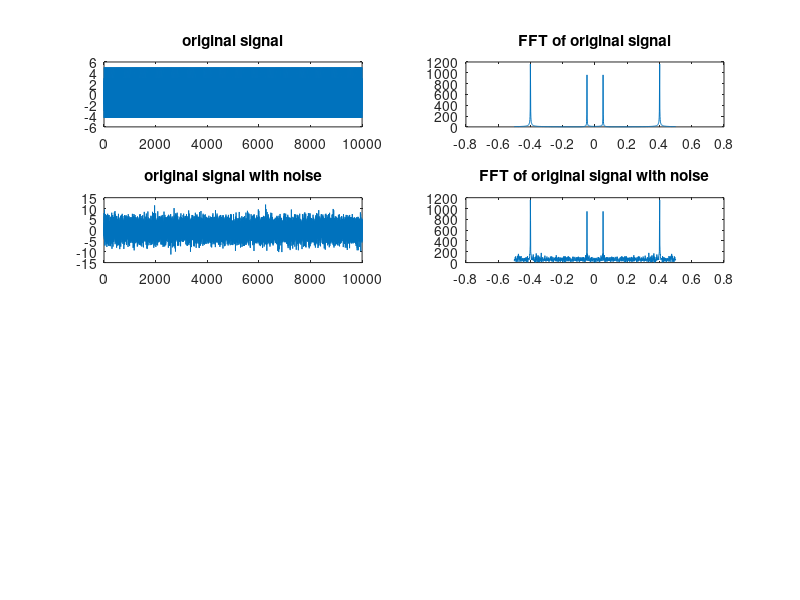

Recreate this plot in MATLAB. (Note: this script raises an error after producing the figure.)
clc
clear all
close all

t = 0: 1 : 10000;
figure('Name', 'Rectangular window');

x = 2* cos(0.1*pi*t) + 3*cos(0.8*pi*t);
noise = 2*randn(1,length(x));
x_noise = x + noise;
subplot(4,2,1);
plot(t,x);
title('original signal');


x1 = fftshift(abs(fft(x,1024)));
f = -1/2:1/1023:1/2;
subplot(4,2,2);
plot(f,x1);
title('FFT of original signal');

subplot(4,2,3);
plot(t,x_noise);
title('original signal with noise');

x1_noise = fftshift(abs(fft(x_noise,1024)));
f = -1/2:1/1023:1/2;
subplot(4,2,4);
plot(f,x1_noise);
title('FFT of original signal with noise');

snr(x,noise)

N = 8; %Number of samples 
n = 1:1:N;  
wc = 0.3*pi;
k = (N-1)/2;
hd = zeros(1,N);

for i = 1:N
    if i ==k
        hd(1,i) = wc/pi;
    else
        hd(1,i) = (sin(wc*(i-k)))/(pi*(i-k));
    end
end



%%%%%%%%%%%%rectangular window%%%%%%%%%%%%%%%%%%%%%%%
w_rect = ones(1,N);
h1 = hd.*w_rect;

y_rec = filtfilt(h1,1,x);
subplot(4,2,5);
plot(y_rec);
title('filtered signal');
axis([0 1000 -5 5])
y1_rec = fftshift(abs(fft(y_rec,1024)));
f = -1/2:1/1023:1/2;
subplot(4,2,6);
plot(f,y1_rec);
title('FFT of filtered signal');

y_noise_rec = filtfilt(h1,1,x_noise);
subplot(4,2,7);
plot(t,y_noise_rec);
title('filtered signal with noise');
y1_noise_rec = fftshift(abs(fft(y_noise_rec,1024)));
f = -1/2:1/1023:1/2;
subplot(4,2,8);
plot(f,y1_noise_rec);
title('FFT of filtered signal with noise');
axis([-0.3 0.3 0 1500])
print(gcf,'rectangular.png','-dpng','-r300');
y_noise = y_noise_rec - y_rec;
snr(y_noise_rec, y_noise)

%%%%%%%%%%%%triangular window%%%%%%%%%%%%%%%%%%%%%%%%%%%%%%%%%%%%%%%%%%%%%%%
figure('Name', 'Triangular window');

subplot(4,2,1);
plot(t,x);
title('original signal');

subplot(4,2,2);
plot(f,x1);
title('FFT of original signal');

subplot(4,2,3);
plot(t,x_noise);
title('original signal with noise');

subplot(4,2,4);
plot(f,x1_noise);
title('FFT of original signal with noise');


w_tri = zeros(1,N);
for i = 1:N
    w_tri(1,i) = 1 - 2*(i - (N-1)/2)/(N-1);
end
h2 = hd.*w_tri;

y_tri = filtfilt(h2,1,x);
subplot(4,2,5);
plot(y_tri);
title('filtered signal');
axis([0 1000 -5 5])
y1_tri = fftshift(abs(fft(y_tri,1024)));
f = -1/2:1/1023:1/2;
subplot(4,2,6);
plot(f,y1_tri);
title('FFT of filtered signal');

y_noise_tri = filtfilt(h2,1,x_noise);
subplot(4,2,7);
plot(t,y_noise_tri);
title('filtered signal with noise');
y1_noise_tri = fftshift(abs(fft(y_noise_tri,1024)));
f = -1/2:1/1023:1/2;
subplot(4,2,8);
plot(f,y1_noise_tri);
title('FFT of filtered signal with noise');
axis([-0.3 0.3 0 1500])
print(gcf,'triangular.png','-dpng','-r300');
y_noise = y_noise_tri - y_tri;
snr(y_noise_tri, y_noise)

%%%%%%%%%%%%hanning window%%%%%%%%%%%%%%%%%%%%%%%

figure('Name', 'Hanning');

subplot(4,2,1);
plot(t,x);
title('original signal');

subplot(4,2,2);
plot(f,x1);
title('FFT of original signal');

subplot(4,2,3);
plot(t,x_noise);
title('original signal with noise');

subplot(4,2,4);
plot(f,x1_noise);
title('FFT of original signal with noise');


w_hanning = zeros(1,N);
for i = 1:N
    w_hanning(1,i) = 0.5 - 0.5*(cos(2*pi*i/(N-1)));
end
h3 = hd.*w_hanning;

y_hann = filtfilt(h3,1,x);
subplot(4,2,5);
plot(y_hann);
title('filtered signal');
axis([0 1000 -5 5])
y1_hann = fftshift(abs(fft(y_hann,1024)));
f = -1/2:1/1023:1/2;
subplot(4,2,6);
plot(f,y1_hann);
title('FFT of filtered signal');

y_noise_hann = filtfilt(h3,1,x_noise);
subplot(4,2,7);
plot(t,y_noise_hann);
title('filtered signal with noise');
y1_noise_hann = fftshift(abs(fft(y_noise_hann,1024)));
f = -1/2:1/1023:1/2;
subplot(4,2,8);
plot(f,y1_noise_hann);
title('FFT of filtered signal with noise');
axis([-0.3 0.3 0 1500])
print(gcf,'hanning.png','-dpng','-r300');
y_noise = y_noise_hann - y_hann;
snr(y_noise_hann, y_noise)

%%%%%%%%%%%%hamming window%%%%%%%%%%%%%%%%%%%%%%%
figure('Name', 'Hamming');
subplot(4,2,1);
plot(t,x);
title('original signal');

subplot(4,2,2);
plot(f,x1);
title('FFT of original signal');

subplot(4,2,3);
plot(t,x_noise);
title('original signal with noise');

subplot(4,2,4);
plot(f,x1_noise);
title('FFT of original signal with noise');


w_hamming = zeros(1,N);
for i = 1:N
    w_hamming(1,i) = 0.54 - 0.46*(cos(2*pi*i/(N-1)));
end
h4 = hd.*w_hamming;

y_hamm = filtfilt(h4,1,x);
subplot(4,2,5);
plot(y_hamm);
title('filtered signal');
axis([0 1000 -5 5])
y1_hamm = fftshift(abs(fft(y_hamm,1024)));
f = -1/2:1/1023:1/2;
subplot(4,2,6);
plot(f,y1_hamm);
title('FFT of filtered signal');

y_noise_hamm = filtfilt(h4,1,x_noise);
subplot(4,2,7);
plot(t,y_noise_hamm);
title('filtered signal with noise');
y1_noise_hamm = fftshift(abs(fft(y_noise_hamm,1024)));
f = -1/2:1/1023:1/2;
subplot(4,2,8);
plot(f,y1_noise_hamm);
title('FFT of filtered signal with noise');
axis([-0.3 0.3 0 1500])
print(gcf,'hamming.png','-dpng','-r300');
y_noise = y_noise_hamm - y_hamm;
snr(y_noise_hamm, y_noise)

%%%%%%%%%%%%blackmann window%%%%%%%%%%%%%%%
figure('Name', 'Blackmann');
subplot(4,2,1);
plot(t,x);
title('original signal');

subplot(4,2,2);
plot(f,x1);
title('FFT of original signal');

subplot(4,2,3);
plot(t,x_noise);
title('original signal with noise');

subplot(4,2,4);
plot(f,x1_noise);
title('FFT of original signal with noise');


w_tri = zeros(1,N);
for i = 1:N
    w_tri(1,i) = 1 - 2*(i - (N-1)/2)/(N-1);
end
h5 = hd.*w_tri;

y_bm = filtfilt(h5,1,x);
subplot(4,2,5);
plot(y_bm);
title('filtered signal');
axis([0 1000 -5 5])
y1_bm = fftshift(abs(fft(y_bm,1024)));
f = -1/2:1/1023:1/2;
subplot(4,2,6);
plot(f,y1_bm);
title('FFT of filtered signal');

y_noise_bm = filtfilt(h5,1,x_noise);
subplot(4,2,7);
plot(t,y_noise_bm);
title('filtered signal with noise');
y1_noise_bm = fftshift(abs(fft(y_noise_bm,1024)));
f = -1/2:1/1023:1/2;
subplot(4,2,8);
plot(f,y1_noise_bm);
title('FFT of filtered signal with noise');
axis([-0.3 0.3 0 1500])
print(gcf,'blackmann.png','-dpng','-r300');
y_noise = y_noise_bm - y_bm;
snr(y_noise_bm, y_noise)